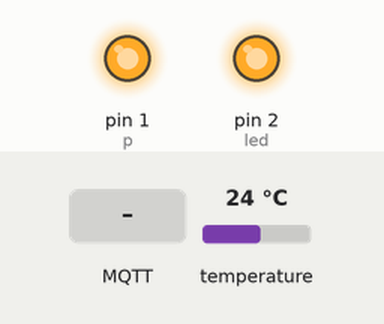
Recording of a sketch running on a simulated Arduino Uno, built with avr-gcc and run on an emulated ATmega328P. On the bench: output pins drawn as LEDs (lit = HIGH). The test bench sets the inputs (shaded band); at power-on: temperature 24 °C. WiFi joins after 1.5 s; servers stay silent unless stated; no MQTT or app messages arrive unless stated; pins used as bus, display or sensor lines are not drawn; what the sketch prints to the serial monitor is not drawn.

Above: at 2.8 s.
2.9 s: MQTT message "0" arrives on the first subscribed topic
At 4.5 s:
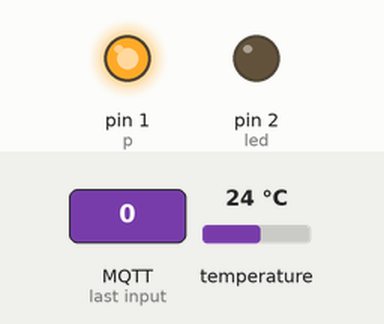
5.3 s: MQTT message "1" arrives on the first subscribed topic
At 6.8 s:
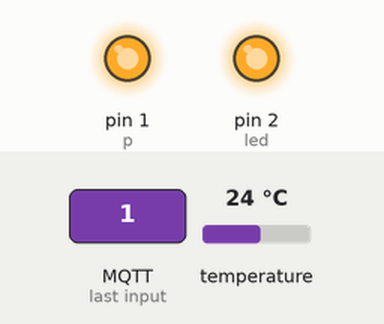
Timing chart, 0 to 8.3 s (numbered marks = the images above; inputs shaded):
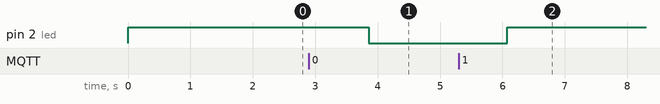

The sketch:

appbegin.ino
```cpp
#include <SPI.h>
#include <Ethernet.h>
#include <PubSubClient.h>
#include <OneWire.h>
#include <DallasTemperature.h>

#define ONE_WIRE_BUS 3

// Setup a oneWire instance to communicate with any OneWire devices (not just Maxim/Dallas temperature ICs)
OneWire oneWire(ONE_WIRE_BUS);

// Pass our oneWire reference to Dallas Temperature.
DallasTemperature sensors(&oneWire);

// arrays to hold device address
DeviceAddress insideThermometer;

// Update these with values suitable for your network.
byte mac[]    = {  0xDE, 0xED, 0xBA, 0xFE, 0xFE, 0xED };
byte server[] = { 42, 159, 133, 93 };
byte ip[]     = { 192, 168, 1, 105 };
byte dn[]     = { 8, 8, 8, 8 };
byte gw[]     = { 192, 168, 1, 1 };

int led = 2;

int p = 1; // Callback function header
void callback(char* topic, byte* payload, unsigned int length);

EthernetClient ethClient;
PubSubClient client(server, 1883, callback, ethClient);

// Callback function
void callback(char* topic, byte* payload, unsigned int length) {
  // In order to republish this payload, a copy must be made
  // as the orignal payload buffer will be overwritten whilst
  // constructing the PUBLISH packet.

  // Allocate the correct amount of memory for the payload copy
  byte* p = (byte*)malloc(length);
  // Copy the payload to the new buffer
  memcpy(p,payload,length);
  int a = p[0];
   Serial.print(a);
  if (a==48)
  {
  digitalWrite(led, LOW);
  }
  else
  {
  digitalWrite(led, HIGH);
  }
  free(p);
}

void setup()
{
   pinMode(led, OUTPUT);
   pinMode(p, OUTPUT);
   digitalWrite(led, HIGH);
   digitalWrite(p, HIGH);
 // Ethernet.begin(mac, ip,dn,gw);
   Ethernet.begin(mac);
   int i = 1;
   while (i)
    {
      if (client.connect("arduinoClient")) {
        client.subscribe("begin");
        i = 0;
      }
  }

  // start serial port
  Serial.begin(9600);
  Serial.println("Dallas Temperature IC Control Library Demo");

  // locate devices on the bus
  Serial.print("Locating devices...");
  sensors.begin();
  Serial.print("Found ");
  Serial.print(sensors.getDeviceCount(), DEC);
  Serial.println(" devices.");

  // report parasite power requirements
  Serial.print("Parasite power is: ");
  if (sensors.isParasitePowerMode()) Serial.println("ON");
  else Serial.println("OFF");


  if (!sensors.getAddress(insideThermometer, 0)) Serial.println("Unable to find address for Device 0");


  // show the addresses we found on the bus
  Serial.print("Device 0 Address: ");
  //printAddress(insideThermometer);
  Serial.println();

  // set the resolution to 9 bit (Each Dallas/Maxim device is capable of several different resolutions)
  sensors.setResolution(insideThermometer, 9);

  Serial.print("Device 0 Resolution: ");
  Serial.print(sensors.getResolution(insideThermometer), DEC);
  Serial.println();
}

void loop()
{
  sensors.requestTemperatures();
  float tempC = sensors.getTempC(insideThermometer);
  Serial.print(tempC);
  char s[32];
  client.publish("app",dtostrf(tempC, 2, 1, s));
  delay(1000);
  client.loop();
}
```

Measured:
- after the input at 2.9 s, pin 2 (led): HIGH → LOW after 0.96 s
- after the input at 5.3 s, pin 2 (led): LOW → HIGH after 0.77 s
